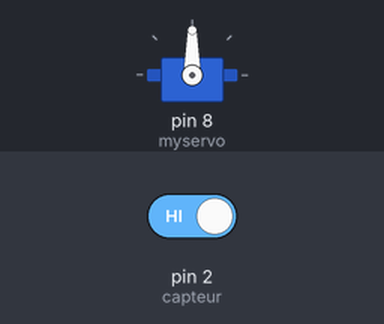
The sketch below on a simulated Arduino Uno, built with avr-gcc and run on an emulated ATmega328P. On the bench: servo. The inputs (shaded band) are chosen by the test bench; at power-on: pin 2 (capteur) HIGH.

Above: at 1.2 s.
1.3 s: pin 2 (capteur) driven LOW
At 4.2 s:
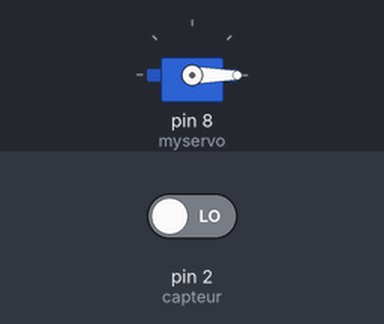
4.3 s: pin 2 (capteur) driven HIGH
At 5.0 s:
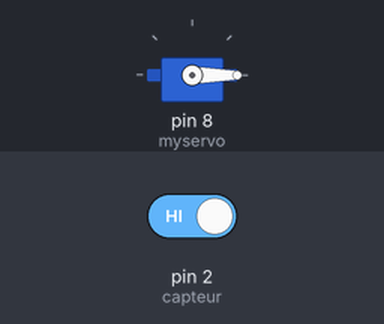
Timing chart, 0 to 7.3 s (numbered marks = the images above; inputs shaded):
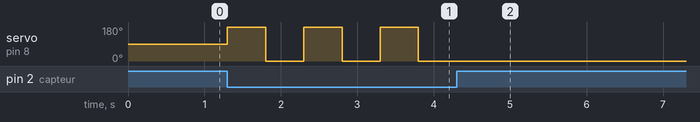

Measured:
- after the input at 1.3 s, servo on pin 8 (myservo): alternates 180° for 0.50 s and 0° for 0.50 s, starting at once
- after the input at 4.3 s, servo on pin 8 (myservo): stops changing and stays 0°

The sketch:

Programme_Arduino.ino
```cpp
#include <Servo.h>
int capteur = 2;
Servo myservo;
#define MIN 500
#define MAX 2500
#define PAUSE 500


void setup() {
  myservo.attach(8, MIN, MAX);  //servo pin
  pinMode(capteur,INPUT);
}

void loop() {
if (digitalRead(capteur) == LOW){
myservo.write(180);
delay(PAUSE);
myservo.write(0);
delay(PAUSE);
  }
}
```
